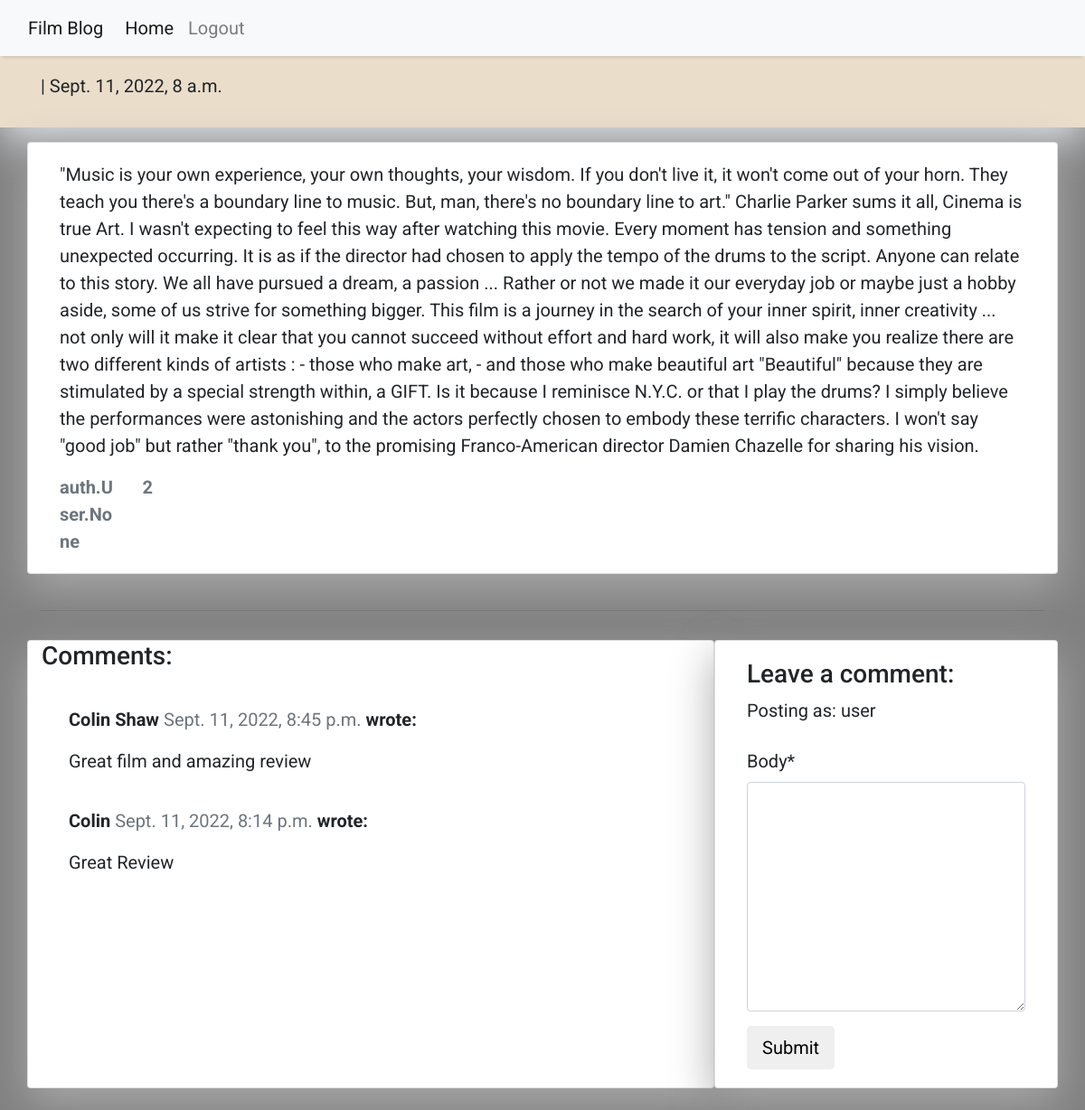
Screenshot of /damien-chazelle/ (signed in) with the database file from the repository.
### blog/models.py (models this page shows, shortened)
class Post(models.Model):
    film_title = models.CharField(max_length=200, unique=True, null=True)
    slug = models.SlugField(max_length=200, unique=True, null=True)
    blogger = models.ForeignKey(User, on_delete=models.CASCADE, related_name='blog_posts', null=True)
    director = models.CharField(max_length=200, unique=True, null=True)
    actor = models.CharField(max_length=200, unique=True, null=True)
    updated_on = models.DateTimeField(auto_now=True, null=True)
    content = models.TextField()
    created_on = models.DateTimeField(auto_now_add=True, null=True)
    status = models.IntegerField(choices=STATUS, default=0)
    likes = models.ManyToManyField(User, related_name='blog_likes')
    class Meta:
        ordering = ['-created_on']
    def number_of_likes(self):
        return self.likes

class Comment(models.Model):
    post = models.ForeignKey(Post,on_delete=models.CASCADE,related_name='comments')
    name = models.CharField(max_length=80)
    email = models.EmailField()
    body = models.TextField()
    created_on = models.DateTimeField(auto_now_add=True)
    approved = models.BooleanField(default=False)
    class Meta:
        ordering = ['created_on']

### blog/views.py (the view, shortened to what this page needs)
# urls.py: path('<slug:slug>/', views.PostDetail.as_view(), name='details_post'),
class PostDetail(View):
    def get(self, request, slug, *args, **kwargs):
        queryset = Post.objects.filter(status=1)
        post = get_object_or_404(queryset, slug=slug)
        comments = post.comments.filter(approved=True).order_by("-created_on")
        liked = False
        if post.likes.filter(id=self.request.user.id).exists():
            liked = True
        return render(
            request,
            "details_post.html",
            {
                "post": post,
                "comments": comments,
                "liked": liked,
                "comment_form": CommentForm()
            },
        )

### blog/forms.py
class CommentForm(forms.ModelForm):
    class Meta:
        model = Comment
        fields = ('body',)

### templates/details_post.html (shortened to what this page needs)
{% extends 'base.html' %} {% block content %}
{% load crispy_forms_tags %}
<div class="masthead">
    <div class="container">
        <div class="row g-0">
            <div class="col-md-6 masthead-text">
                <p class="post-subtitle">{{ post.author }} | {{ post.created_on }}</p>
            </div>
        </div>
    </div>
</div>
<div class="container">
    <div class="row">
        <div class="col card mb-4  mt-3 left  top">
            <div class="card-body">
                <p class="card-text ">
                    {{ post.content | safe }}
                </p>
                <div class="row">
                    <div class="col-1">
                        <strong class="text-secondary"> {{ post.number_of_likes }} </strong>
                    </div>
                    <div class="col-1">
                        {% with comments.count as total_comments %}
                        <strong class="text-secondary">
                            {{ total_comments }}</strong>
                        {% endwith %}
                    </div>
                </div>
            </div>
        </div>
    </div>
    <div class="row">
        <div class="col">
            <hr>
        </div>
    </div>
    <div class="row">
        <div class="col-md-8 card mb-4  mt-3 ">
            <h3>Comments:</h3>
            <div class="card-body">
                {% for comment in comments %}
                <div class="comments" style="padding: 10px;">
                    <p class="font-weight-bold">
                        {{ comment.name }}
                        <span class=" text-muted font-weight-normal">
                            {{ comment.created_on }}
                        </span> wrote:
                    </p>
                    {{ comment.body | linebreaks }}
                </div>
                {% endfor %}
            </div>
        </div>
        <div class="col-md-4 card mb-4  mt-3 ">
            <div class="card-body">
                {% if commented %}
                <div class="alert alert-success" role="alert">
                    Your comment is awaiting approval
                </div>
                {% else %}
                {% if user.is_authenticated %}
                <h3>Leave a comment:</h3>
                <p>Posting as: {{ user.username }}</p>
                <form method="post" style="margin-top: 1.3em;">
                    {{ comment_form | crispy }}
                    <button type="submit" class="btn btn-signup btn-lg">Submit</button>
                </form>
                {% endif %}
                {% endif %}
            </div>
        </div>
    </div>
</div>
{% endblock content %}

### static/style.css (style rules this page uses)
body { font-family: "Roboto", sans-serif; font-size: 20px; background-color: #808080; }
.masthead { background: #EADDCA; height: auto; padding-bottom: 15px; box-shadow: 0 16px 48px #E3E7EB; padding-top: 10px; }
.card { box-shadow: 0 16px 48px #A9A9A9; }

### rows the page displays
Post: created_on "Sept. 11, 2022, 8 a.m.", content "\"Music is your own experience, your own thoughts, your wisdom. If you don't live it, it won't come out of your horn. They teach you there's a boundary line to music. But, man, there's no boundary line to art.\" Charlie Parker sums it all, Cinema is true Art. I wasn't expecting to feel this way after watching this movie. Every moment has tension and something unexpected occurring. It is as if the director had chosen to apply the tempo of the drums to the script. Anyone can relate to this story. We all have pursued a dream, a passion ... Rather or not we made it our everyday job or maybe just a hobby aside, some of us strive for something bigger. This film is a journey in the search of your…", number_of_likes "auth.User.None"
Comment: name "Colin Shaw", created_on "Sept. 11, 2022, 8:45 p.m.", body "Great film and amazing review"
Comment: name "Colin", created_on "Sept. 11, 2022, 8:14 p.m.", body "Great Review"

### other values shown
{{ total_comments }} "2"
{{ user.username }} "user"
